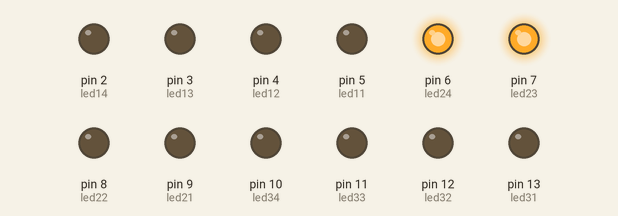
Bench run of a sketch on a simulated Arduino Uno, built with avr-gcc and run on an emulated ATmega328P. On the bench: output pins drawn as LEDs (lit = HIGH).

Above: at 0.1 s.
At 4.1 s:
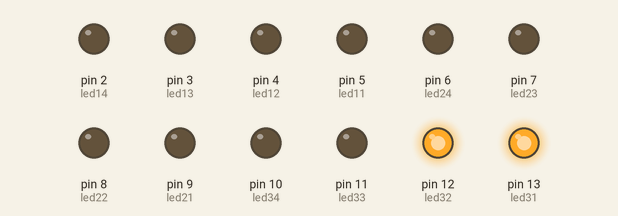
At 8.6 s:
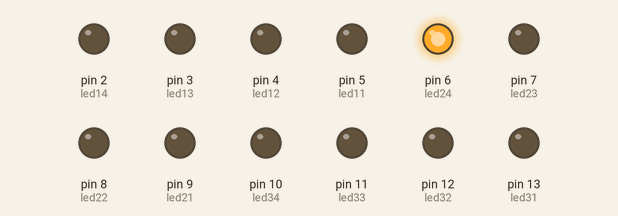
At 15.1 s:
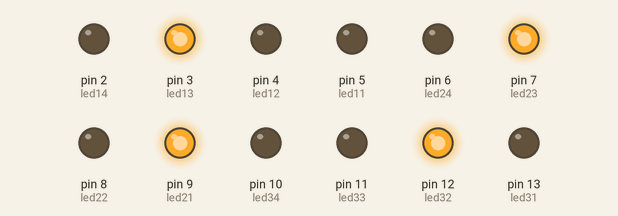
At 21.6 s:
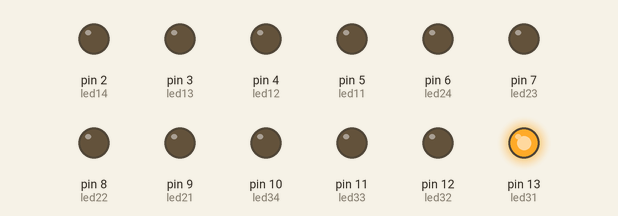
At 31.6 s:
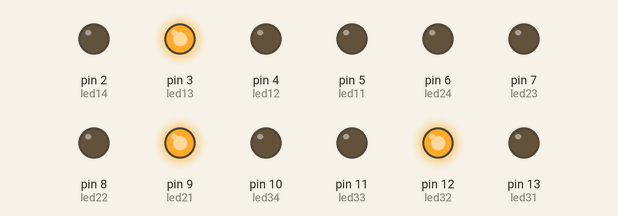
Timing chart, 0 to 40.0 s (numbered marks = the images above):
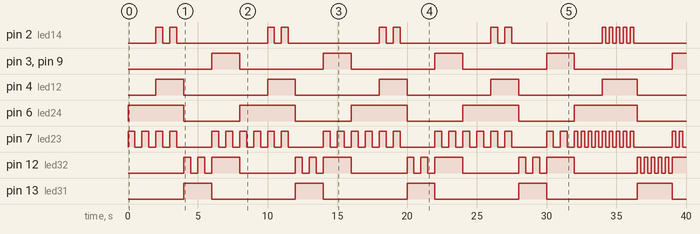

Measured:
- by itself, pin 2 (led14): LOW → HIGH at 2.0 s, → LOW 0.50 s later, → HIGH 0.50 s later, → LOW 0.50 s later, … (26 changes in this stretch)
- by itself, pin 3 (led13), pin 9 (led21): goes 3 × (HIGH 2.0 s, LOW 6.0 s), HIGH 2.0 s, LOW 7.0 s, then HIGH
- by itself, pin 4 (led12), pin 13 (led31): goes 4 × (HIGH 2.0 s, LOW 6.0 s), HIGH 2.5 s, then LOW
- by itself, pin 6 (led24): alternates HIGH for 4.0 s and LOW for 4.0 s
- by itself, pin 7 (led23): LOW → HIGH at 0.00 s, → LOW 0.50 s later, → HIGH 0.50 s later, → LOW 0.50 s later, … (70 changes in this stretch)
- by itself, pin 12 (led32): LOW → HIGH at 4.0 s, → LOW 0.50 s later, → HIGH 0.50 s later, → LOW 0.50 s later, … (35 changes in this stretch)

The sketch:

Halsey_Colors.ino
```cpp
int led31 = 13; // trzeci palec (serdeczny) zielony
int led32 = 12; // biały
int led33 = 11; // niebieski
int led34 = 10; // czerwony
int led21 = 9;  // drugi palec (środkowy) zielony
int led22 = 8;  // biały
int led23 = 7;  // niebieski
int led24 = 6;  // czerwony
int led11 = 5;  // pierwszy palec (wskazujący) zielony
int led12 = 4;  // biały
int led13 = 3;  // niebieski
int led14 = 2;  // czerwony


void setup() {
  pinMode(led31, OUTPUT);
  pinMode(led32, OUTPUT);
  pinMode(led33, OUTPUT);
  pinMode(led34, OUTPUT);
  pinMode(led21, OUTPUT);
  pinMode(led22, OUTPUT);
  pinMode(led23, OUTPUT);
  pinMode(led24, OUTPUT);
  pinMode(led11, OUTPUT);
  pinMode(led12, OUTPUT);
  pinMode(led13, OUTPUT);
  pinMode(led14, OUTPUT);
}

void loop() {
 Verse();
 Chorus();
 Verse();
 Chorus();
 Bridgeeee();
 Chorus();
 //tutaj jest to everything is blue
 delay(5000);

}

void Verse(){
  for (int i = 0; i < 4; i++){
  AkordA();
  AkordF();
  AkordC();
  AkordG();
  }
}

void Chorus(){
  for (int i = 0; i < 4; i++){
  SAkordA();
  SAkordF();
  SAkordC();
  SAkordG();
  }
}

void Bridgeeee(){
  SAkordA();
  SAkordF();
  SAkordC();
  SAkordG();
}

void AkordA(){
  digitalWrite(led24, HIGH);
  for (int i = 0; i < 2; i++){
    digitalWrite(led23, HIGH);
    delay(500);
    digitalWrite(led23, LOW);
    delay(500);
  }
  digitalWrite(led24, LOW);
}

void AkordF(){
  digitalWrite(led24, HIGH);
  digitalWrite(led12, HIGH);
  for (int i = 0; i < 2; i++){
    digitalWrite(led23, HIGH);
    digitalWrite(led14, HIGH);
    delay(500);
    digitalWrite(led23, LOW);
    digitalWrite(led14, LOW);
    delay(500);
  }
  digitalWrite(led24, LOW);
  digitalWrite(led12, LOW);
}

void AkordC(){
  digitalWrite(led31, HIGH);
  for (int i = 0; i < 2; i++){
    digitalWrite(led32, HIGH);
    delay(500);
    digitalWrite(led32, LOW);
    delay(500);
  }
  digitalWrite(led31, LOW);
}
void AkordG(){
  digitalWrite(led21, HIGH);
  digitalWrite(led32, HIGH);
  digitalWrite(led13, HIGH);
  for (int i = 0; i < 2; i++){
    digitalWrite(led23, HIGH);
    delay(500);
    digitalWrite(led23, LOW);
    delay(500);
  }
  digitalWrite(led21, LOW);
  digitalWrite(led32, LOW);
  digitalWrite(led13, LOW);
}

void SAkordA(){
  digitalWrite(led24, HIGH);
  for (int i = 0; i < 4; i++){
    digitalWrite(led23, HIGH);
    delay(250);
    digitalWrite(led23, LOW);
    delay(250);
  }
  digitalWrite(led24, LOW);
}

void SAkordF(){
  digitalWrite(led24, HIGH);
  digitalWrite(led12, HIGH);
  for (int i = 0; i < 5; i++){
    digitalWrite(led23, HIGH);
    digitalWrite(led14, HIGH);
    delay(250);
    digitalWrite(led23, LOW);
    digitalWrite(led14, LOW);
    delay(250);
  }
  digitalWrite(led24, LOW);
  digitalWrite(led12, LOW);
}

void SAkordC(){
  digitalWrite(led31, HIGH);
  for (int i = 0; i < 5; i++){
    digitalWrite(led32, HIGH);
    delay(250);
    digitalWrite(led32, LOW);
    delay(250);
  }
  digitalWrite(led31, LOW);
}
void SAkordG(){
  digitalWrite(led21, HIGH);
  digitalWrite(led32, HIGH);
  digitalWrite(led13, HIGH);
  for (int i = 0; i < 4; i++){
    digitalWrite(led23, HIGH);
    delay(250);
    digitalWrite(led23, LOW);
    delay(250);
  }
  digitalWrite(led21, LOW);
  digitalWrite(led32, LOW);
  digitalWrite(led13, LOW);
}
```
